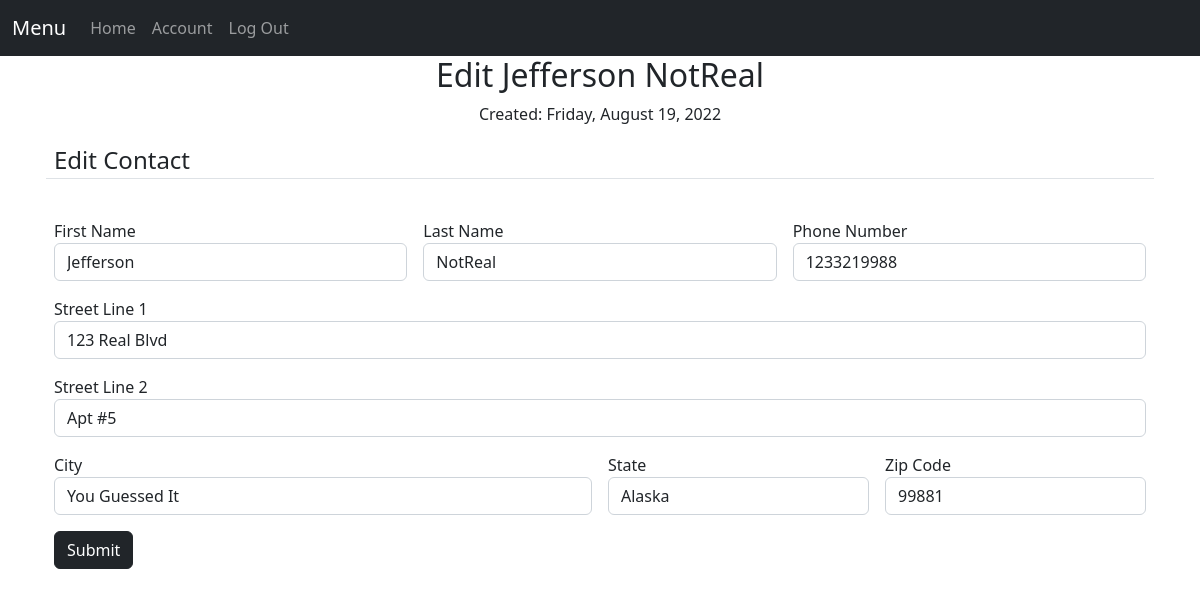
Screenshot of /contact/3/edit (signed in) with the database file from the repository.
### app/models.py (models this page shows, shortened)
class Address(db.Model):
    id = db.Column(db.Integer, primary_key=True)
    firstname = db.Column(db.String(20),nullable=False)
    lastname = db.Column(db.String(20),nullable=False)
    phone = db.Column(db.String(14),nullable=False)
    street1 = db.Column(db.String(100),nullable=False)
    street2 = db.Column(db.String(20),nullable=False)
    city = db.Column(db.String(20),nullable=False)
    state = db.Column(db.String(20),nullable=False)
    state_abbrv = db.Column(db.String(2),nullable=False)
    zip = db.Column(db.String(10),nullable=False)
    date_created = db.Column(db.DateTime, nullable=False, default=datetime.utcnow)
    user_id = db.Column(db.Integer, db.ForeignKey('user.id'))

### app/routes.py (the view, shortened to what this page needs)
@app.route('/contact/<address_id>/edit', methods=['GET','POST'])
@login_required
def contact_edit(address_id):
    address_to_edit = Address.query.get_or_404(address_id)
    form = AddressForm()
    return render_template('contact_edit.html', address=address_to_edit, form=form)

### app/forms.py
class AddressForm(FlaskForm):
    firstname = StringField('First Name',validators=[InputRequired(),Length(min=2,max=20)])
    lastname = StringField('Last Name',validators=[InputRequired(),Length(min=2,max=25)])
    phone = StringField('Phone Number',validators=[InputRequired(),Length(min=10,max=14),Regexp('\(?\d{3}\)? ?\d{3}\-?\d{4}')])
    street1 = StringField('Street Line 1',validators=[InputRequired()])
    street2 = StringField('Street Line 2')
    city = StringField('City',validators=[InputRequired()])
    state = SelectField('State',validators=[InputRequired()],choices=States.state_list)
    zip = StringField('Zip Code',validators=[InputRequired(),Length(min=5,max=10)])
    submit = SubmitField('Submit')

### app/models.py (called while the page is built)
@login_manager.user_loader
def load_user(user_id):
    return User.query.get(user_id)  # need to specify object at User.query

### app/templates/contact_edit.html (shortened to what this page needs)
{% extends 'layout.html' %}
{% block content %}
<div class="container">
    <div class="content-group">
        <h2 class="text-center">Edit {{ address.firstname }} {{ address.lastname }}</h5>
        <p class="text-center">Created:  {{ address.date_created.strftime('%A, %B %d, %Y') }}</p>
    </div>
    <div class="content-group">
        <form method="POST" action="">
            <fieldset class="form-group row g-3">
                <legend class="border-bottom mb-4">Edit Contact</legend>
                <div class="form-group col-md-4">
                    {{ form.firstname.label(class="form-control-label") }}
                    <div class="form-group">
                        {% if form.firstname.errors %}
                            {{ form.firstname(class='form-control is-invalid', value=address.firstname) }}
                            <div class="invalid-feedback">
                                {% for error in form.firstname.errors %}
                                    <span>{{ error }}</span>
                                {% endfor %}
                            </div>
                        {% else %}
                            {{ form.firstname(class='form-control', value=address.firstname) }}
                        {% endif %}
                    </div>
                </div>
                <div class="form-group col-md-4">
                    {{ form.lastname.label(class="form-control-label") }}
                    <div class="form-group">
                        {% if form.lastname.errors %}
                            {{ form.lastname(class='form-control is-invalid', value=address.lastname) }}
                            <div class="invalid-feedback">
                                {% for error in form.lastname.errors %}
                                    <span>{{ error }}</span>
                                {% endfor %}
                            </div>
                        {% else %}
                            {{ form.lastname(class='form-control', value=address.lastname) }}
                        {% endif %}
                    </div>
                </div>
                <div class="form-group col-md-4">
                    {{ form.phone.label(class="form-control-label") }}
                    <div class="form-group">
                        {% if form.phone.errors %}
                            {{ form.phone(class='form-control is-invalid', value=address.phone) }}
                            <div class="invalid-feedback">
                                {% for error in form.phone.errors %}
                                    <span>{{ error }}</span>
                                {% endfor %}
                            </div>
                        {% else %}
                            {{ form.phone(class='form-control', value=address.phone) }}
                        {% endif %}
                    </div>
                </div>
                <div class="form-group col-12">
                    {{ form.street1.label(class="form-control-label") }}
                    <div class="form-group">
                        {% if form.street1.errors %}
                        {{ form.street1(class='form-control is-invalid', value=address.street1) }}
                        <div class="invalid-feedback">
                            {% for error in form.street1.errors %}
                                <span>{{ error }}</span>
                            {% endfor %}
                        </div>
                        {% else %}
                            {{ form.street1(class='form-control', value=address.street1) }}
                        {% endif %}
                    </div>
                </div>
                <div class="form-group col-12">
                    {{ form.street2.label(class="form-control-label") }}
                    <div class="form-group">
                        {% if form.street2.errors %}
                        {{ form.street2(class="form-control is-invalid", value=address.street2) }}
                        <div class="invalid-feedback">
                            {% for error in form.street2.errors %}
                            <span>{{ error }}</span>
                            {% endfor %}
                        </div>
                        {% else %}
                            {{ form.street2(class="form-control", value=address.street2) }}
                        {% endif %}
                    </div>
                </div>
                <div class="form-group col-md-6">
                    {{ form.city.label(class="form-control-label") }}
                    <div class="form-group">
                        {% if form.city.errors %}
                            {{ form.city(class="form-control is-invalid", value=address.city) }}
                            <div class="invalid-feedback">
                                {% for error in form.city.errors %}
                                    <span>{{ error }}</span>
                                {% endfor %}
                            </div>
                        {% else %}
                            {{ form.city(class="form-control", value=address.city) }}
                        {% endif %}
                    </div>
                </div>
                <div class="form-group col-md-3">
                    {{ form.state.label(class="form-control-label") }}
                    {% if form.state.errors %}
                        {{ form.state(class="form-control is-invalid", value=address.state) }}
                        <div class="invalid-feedback">
                            {% for error in form.state.errors %}
                                <span>{{ error }}</span>
                            {% endfor %}
                        </div>
                    {% else %}
                        {{ form.state(class="form-control", value=address.state) }}
                    {% endif %}
                </div>
                <div class="form-group col-md-3">
                    {{ form.zip.label(class="form-control-label") }}
                    <div class="form-group">
                        {% if form.zip.errors %}
                            {{ form.zip(class="form-control is-invalid", value=address.zip) }}
                            <div class="invalid-feedback">
                                {% for error in form.zip.errors %}
                                    <span>{{ error }}</span>
                                {% endfor %}
                            </div>
                        {% else %}
                            {{ form.zip(class="form-control", value=address.zip) }}
                        {% endif %}
                    </div>
                </div>
            </fieldset>
            <div class="form-group">
                {{ form.submit(class="btn btn-dark mt-3") }}
            </div>
        </form>
    </div>
</div>
{% endblock content %}

### rows the page displays
Address: firstname "Jefferson", lastname "NotReal", date_created "Friday, August 19, 2022", phone "1233219988", street1 "123 Real Blvd", street2 "Apt #5", city "You Guessed It", state "Alaska", zip "99881"
